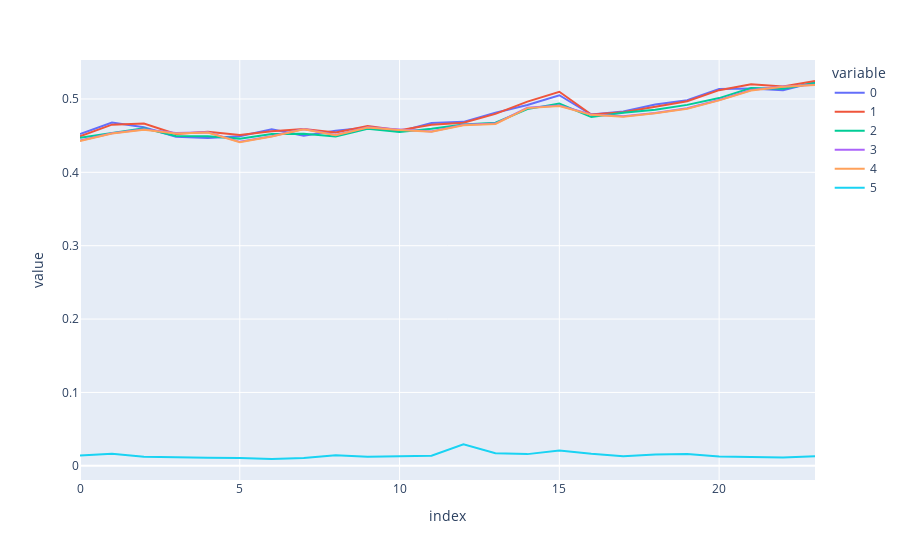

The code cell stored with this chart in its notebook:
### Code cell
px.line(goog[0])

### Figure 1 — Plotly figure (JSON) as saved in the notebook; plotly's stock layout.template omitted (floating-point values rounded to 4 significant figures)
{"data": [{"hovertemplate": "variable=0<br>index=%{x}<br>value=%{y}<extra></extra>", "legendgroup": "0", "line": {"color": "#636efa", "dash": "solid"}, "marker": {"symbol": "circle"}, "mode": "lines", "name": "0", "orientation": "v", "showlegend": true, "type": "scatter", "x": [0, 1, 2, 3, 4, 5, 6, 7, 8, 9, 10, 11, 12, 13, 14, 15, 16, 17, 18, 19, 20, 21, 22, 23], "xaxis": "x", "y": [0.4522, 0.4678, 0.4615, 0.4485, 0.4467, 0.4492, 0.4588, 0.4499, 0.4568, 0.461, 0.4557, 0.4671, 0.4688, 0.4811, 0.4917, 0.5051, 0.4788, 0.483, 0.4925, 0.4982, 0.5135, 0.5143, 0.5119, 0.5227], "yaxis": "y"}, {"hovertemplate": "variable=1<br>index=%{x}<br>value=%{y}<extra></extra>", "legendgroup": "1", "line": {"color": "#EF553B", "dash": "solid"}, "marker": {"symbol": "circle"}, "mode": "lines", "name": "1", "orientation": "v", "showlegend": true, "type": "scatter", "x": [0, 1, 2, 3, 4, 5, 6, 7, 8, 9, 10, 11, 12, 13, 14, 15, 16, 17, 18, 19, 20, 21, 22, 23], "xaxis": "x", "y": [0.4491, 0.465, 0.4666, 0.4523, 0.4551, 0.4507, 0.4559, 0.459, 0.4542, 0.4633, 0.4573, 0.4648, 0.4676, 0.4796, 0.4963, 0.5098, 0.4788, 0.482, 0.4892, 0.4968, 0.512, 0.5201, 0.5169, 0.5245], "yaxis": "y"}, {"hovertemplate": "variable=2<br>index=%{x}<br>value=%{y}<extra></extra>", "legendgroup": "2", "line": {"color": "#00cc96", "dash": "solid"}, "marker": {"symbol": "circle"}, "mode": "lines", "name": "2", "orientation": "v", "showlegend": true, "type": "scatter", "x": [0, 1, 2, 3, 4, 5, 6, 7, 8, 9, 10, 11, 12, 13, 14, 15, 16, 17, 18, 19, 20, 21, 22, 23], "xaxis": "x", "y": [0.4469, 0.4535, 0.46, 0.4494, 0.4492, 0.4459, 0.4521, 0.4526, 0.449, 0.4594, 0.4548, 0.4595, 0.4653, 0.4675, 0.4862, 0.4938, 0.4753, 0.4813, 0.4854, 0.4919, 0.5012, 0.5149, 0.514, 0.5219], "yaxis": "y"}, {"hovertemplate": "variable=3<br>index=%{x}<br>value=%{y}<extra></extra>", "legendgroup": "3", "line": {"color": "#ab63fa", "dash": "solid"}, "marker": {"symbol": "circle"}, "mode": "lines", "name": "3", "orientation": "v", "showlegend": true, "type": "scatter", "x": [0, 1, 2, 3, 4, 5, 6, 7, 8, 9, 10, 11, 12, 13, 14, 15, 16, 17, 18, 19, 20, 21, 22, 23], "xaxis": "x", "y": [0.4432, 0.4534, 0.4586, 0.4535, 0.4546, 0.4415, 0.4493, 0.4592, 0.451, 0.4615, 0.4582, 0.4557, 0.4647, 0.4665, 0.4881, 0.4909, 0.4789, 0.4763, 0.4809, 0.4872, 0.4986, 0.5121, 0.5171, 0.5195], "yaxis": "y"}, {"hovertemplate": "variable=4<br>index=%{x}<br>value=%{y}<extra></extra>", "legendgroup": "4", "line": {"color": "#FFA15A", "dash": "solid"}, "marker": {"symbol": "circle"}, "mode": "lines", "name": "4", "orientation": "v", "showlegend": true, "type": "scatter", "x": [0, 1, 2, 3, 4, 5, 6, 7, 8, 9, 10, 11, 12, 13, 14, 15, 16, 17, 18, 19, 20, 21, 22, 23], "xaxis": "x", "y": [0.4427, 0.4529, 0.4581, 0.453, 0.4541, 0.441, 0.4488, 0.4586, 0.4505, 0.4609, 0.4577, 0.4552, 0.4642, 0.4659, 0.4875, 0.4904, 0.4783, 0.4758, 0.4804, 0.4867, 0.498, 0.5115, 0.5165, 0.5189], "yaxis": "y"}, {"hovertemplate": "variable=5<br>index=%{x}<br>value=%{y}<extra></extra>", "legendgroup": "5", "line": {"color": "#19d3f3", "dash": "solid"}, "marker": {"symbol": "circle"}, "mode": "lines", "name": "5", "orientation": "v", "showlegend": true, "type": "scatter", "x": [0, 1, 2, 3, 4, 5, 6, 7, 8, 9, 10, 11, 12, 13, 14, 15, 16, 17, 18, 19, 20, 21, 22, 23], "xaxis": "x", "y": [0.01392, 0.01629, 0.01247, 0.01153, 0.01098, 0.01074, 0.009276, 0.0107, 0.01424, 0.01222, 0.01322, 0.01385, 0.02928, 0.01705, 0.01593, 0.02098, 0.01649, 0.01316, 0.01541, 0.01605, 0.01255, 0.01199, 0.01131, 0.01309], "yaxis": "y"}], "layout": {"legend": {"title": {"text": "variable"}, "tracegroupgap": 0}, "margin": {"t": 60}, "xaxis": {"anchor": "y", "domain": [0, 1], "title": {"text": "index"}}, "yaxis": {"anchor": "x", "domain": [0, 1], "title": {"text": "value"}}}}
